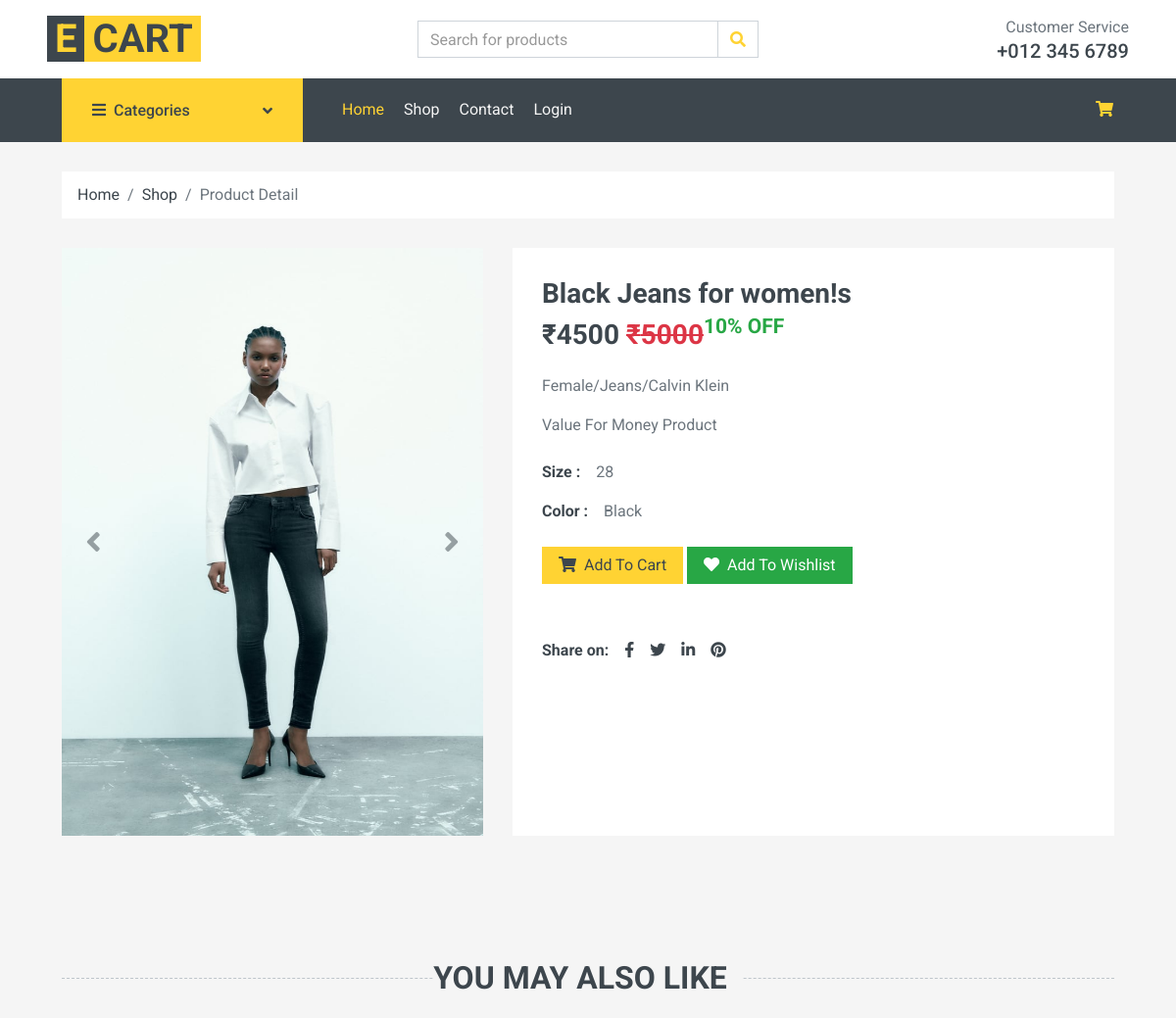
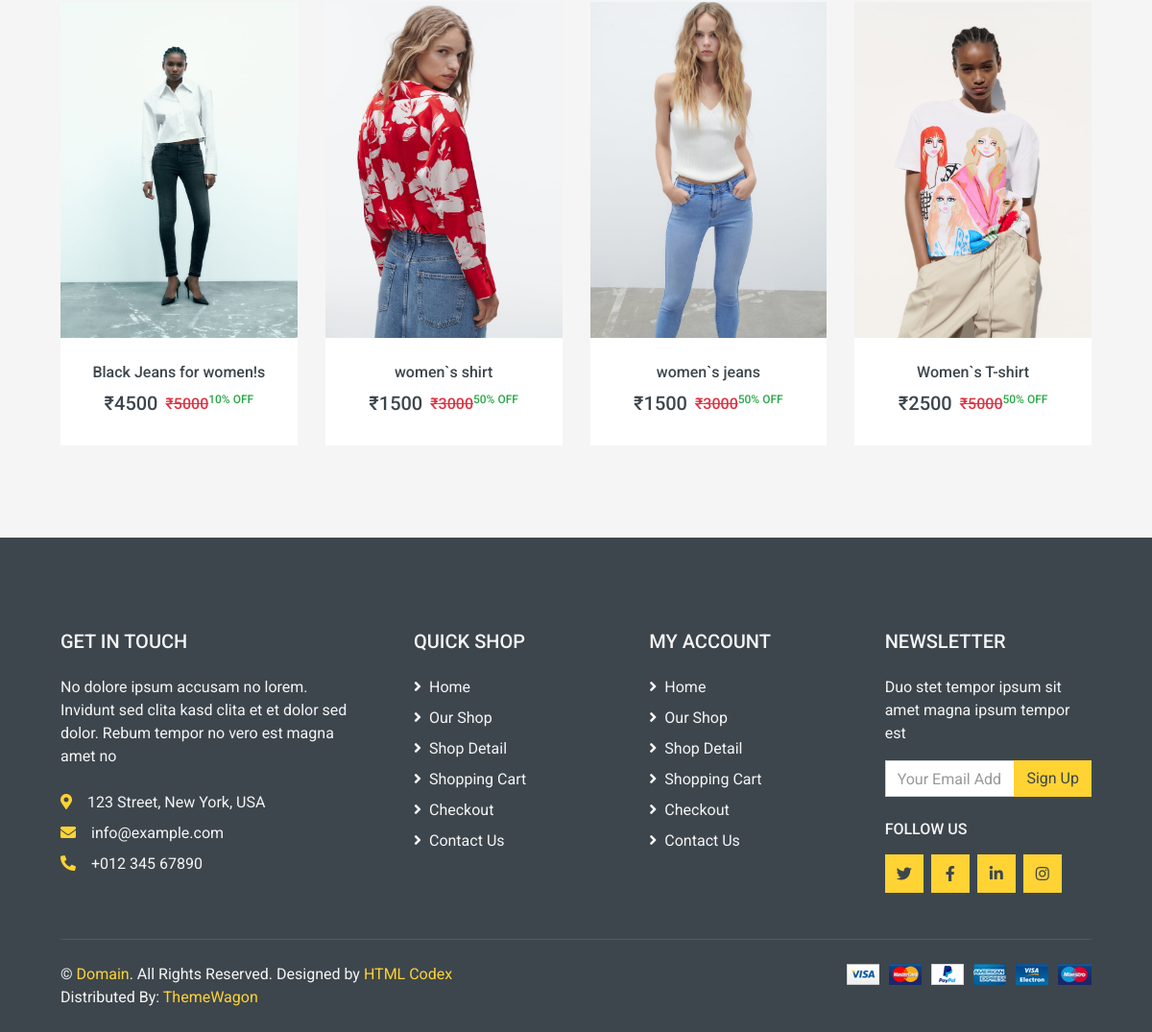
The app's page /single-product/2 with its own data (2 pictures, top to bottom).
### mainApp/models.py (models this page shows, shortened)
class Product(models.Model):
    id = models.AutoField(primary_key=True)
    name = models.CharField(max_length=30)
    maincategory = models.ForeignKey(Maincategory, on_delete=models.CASCADE)
    subcategory = models.ForeignKey(Subcategory, on_delete=models.CASCADE)
    brand = models.ForeignKey(Brand, on_delete=models.CASCADE)
    color = models.CharField(max_length=20)
    size = models.CharField(max_length=20)
    baseprice = models.IntegerField()
    discount = models.IntegerField()
    finalprice = models.IntegerField()
    stock = models.BooleanField(default=True)
    description = models.TextField()
    pic1 = models.ImageField(upload_to="products")
    pic2 = models.ImageField(upload_to="products",
                             default=None, null=True, blank=True)
    pic3 = models.ImageField(upload_to="products",
                             default=None, null=True, blank=True)
    pic4 = models.ImageField(upload_to="products",
                             default=None, null=True, blank=True)

class Maincategory(models.Model):
    id = models.AutoField(primary_key=True)
    name = models.CharField(max_length=30)
    def __str__(self):
        return self.name

class Subcategory(models.Model):
    id = models.AutoField(primary_key=True)
    name = models.CharField(max_length=30)
    def __str__(self):
        return self.name

class Brand(models.Model):
    id = models.AutoField(primary_key=True)
    name = models.CharField(max_length=30)
    pic = models.ImageField(
        upload_to="brands", default=None, null=True, blank=True)
    def __str__(self):
        return self.name

### mainApp/views.py (the view)
# urls.py: path("single-product/<int:id>", mainApp.singleProductPage),
def singleProductPage(Request, id):
    data = Product.objects.get(id=id)
    relatedProducts = Product.objects.filter(
        maincategory=Maincategory.objects.get(name=data.maincategory)
    )
    return render(
        Request, "detail.html", {"data": data, "relatedProducts": relatedProducts}
    )

### mainApp/templates/detail.html (shortened to what this page needs)
{% extends 'index.html'%}
{% load static %}
{% block body %}
<div class="container-fluid">
    <div class="row px-xl-5">
        <div class="col-12">
            <nav class="breadcrumb bg-light mb-30">
                <a class="breadcrumb-item text-dark" href="/">Home</a>
                <a class="breadcrumb-item text-dark" href="/shop/All/All/All/">Shop</a>
                <span class="breadcrumb-item active">Product Detail</span>
            </nav>
        </div>
    </div>
</div>
<div class="container-fluid pb-5">
    <div class="row px-xl-5">
        <div class="col-lg-5 mb-30">
            <div id="product-carousel" class="carousel slide" data-ride="carousel">
                <div class="carousel-inner bg-light">
                    <div class="carousel-item active">
                        <img class="w-100" src="{{data.pic1.url}}" height="600px" alt="Image">
                    </div>
                </div>
                <a class="carousel-control-prev" href="#product-carousel" data-slide="prev">
                    <i class="fa fa-2x fa-angle-left text-dark"></i>
                </a>
                <a class="carousel-control-next" href="#product-carousel" data-slide="next">
                    <i class="fa fa-2x fa-angle-right text-dark"></i>
                </a>
            </div>
        </div>
        <div class="col-lg-7 h-auto mb-30">
            <div class="h-100 bg-light p-30">
                <h3>{{data.name}}</h3>
                <h3 class="font-weight-semi-bold mb-4">&#8377;{{data.finalprice}} <del
                        class="text-danger">&#8377;{{data.baseprice}}</del><sup class="text-success">{{data.discount}}%
                        OFF</sup></h3>
                <p>{{data.maincategory}}/{{data.subcategory}}/{{data.brand}}</p>
                <p class="mb-4">{{data.description}}</p>
                <div class="d-flex mb-3">
                    <strong class="text-dark mr-3">Size :</strong>
                    {{data.size}}
                </div>
                <div class="d-flex mb-4">
                    <strong class="text-dark mr-3">Color :</strong>
                    {{data.color}}
                </div>
                <a class="btn btn-primary px-3" href="/add-to-cart/{{data.id}}/"><i
                        class="fa fa-shopping-cart mr-1"></i> Add To
                    Cart</a>
                <a class="btn btn-success px-3" href="/add-to-wishlist/{{data.id}}/"><i class="fa fa-heart mr-1 "></i>
                    Add To
                    Wishlist</a>
                <div class="d-flex pt-2 mt-5">
                    <strong class="text-dark mr-2">Share on:</strong>
                    <div class="d-inline-flex">
                        <a class="text-dark px-2" href="">
                            <i class="fab fa-facebook-f"></i>
                        </a>
                        <a class="text-dark px-2" href="">
                            <i class="fab fa-twitter"></i>
                        </a>
                        <a class="text-dark px-2" href="">
                            <i class="fab fa-linkedin-in"></i>
                        </a>
                        <a class="text-dark px-2" href="">
                            <i class="fab fa-pinterest"></i>
                        </a>
                    </div>
                </div>
            </div>
        </div>
    </div>
</div>
<div class="container-fluid py-5">
    <h2 class="section-title position-relative text-center text-uppercase mx-xl-5 mb-4"><span
            class="bg-secondary pr-3">You May
            Also Like</span></h2>
    <div class="row px-xl-5">
        <div class="col">
            <div class="owl-carousel related-carousel">
                {% for items in relatedProducts %}
                <div class="product-item bg-light">
                    <div class="product-img position-relative overflow-hidden">
                        <a href="/single-product/{{items.id}}"><img class="" src="{{items.pic1.url}}"
                                style="height: 350px;" width="100%" alt="">
                        </a>
                    </div>
                    <div class="text-center py-4">
                        <a class="h6 text-decoration-none text-truncate"
                            href="/single-product/{{items.id}}">{{items.name}}</a>
                        <div class="d-flex align-items-center justify-content-center mt-2">
                            <h5>&#8377;{{items.finalprice}}</h5>
                            <h6 class="text-muted ml-2 "><del class="text-danger">&#8377;{{items.baseprice}}</del><sup
                                    class="text-success">{{items.discount}}% OFF</sup></h6>
                        </div>
                    </div>
                </div>
                {% endfor %}
            </div>
        </div>
    </div>
</div>
{% endblock %}

### records on screen
Product: pic1 (picture), name "Black Jeans for women!s", finalprice "4500", baseprice "5000", discount "10", maincategory "Female", subcategory "Jeans", brand "Calvin Klein", description "Value For Money Product", size "28", color "Black"
Product: pic1 (picture), name "women`s shirt", finalprice "1500", baseprice "3000", discount "50"
Product: pic1 (picture), name "women`s jeans", finalprice "1500", baseprice "3000", discount "50"
Product: pic1 (picture), name "Women`s T-shirt", finalprice "2500", baseprice "5000", discount "50"
